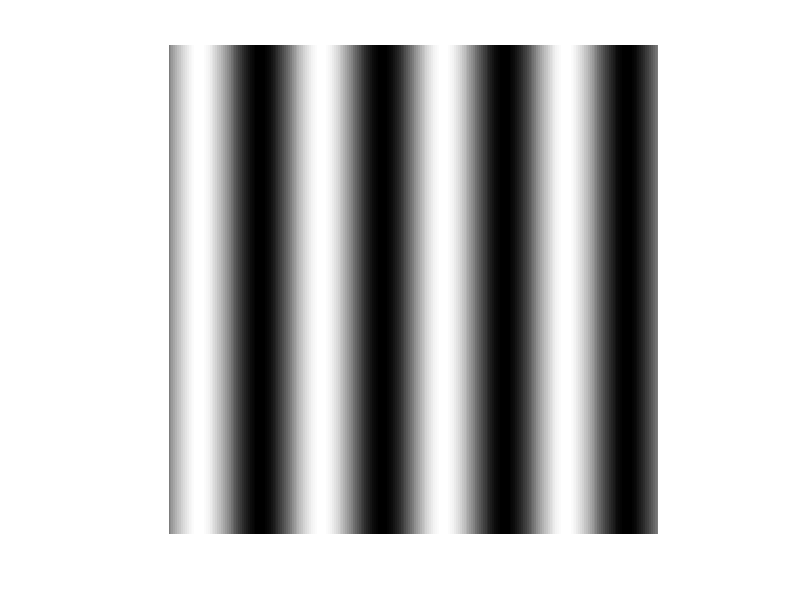

MATLAB code for this plot:
close all;

img = zeros(256,256);
[H, W] = size(img);
for y = 1:H
    for x = 1:W
        img(y,x) = sin(2 * pi / (256 / 4) * x)  + 1;
    end
end

imshow(img,[0 2]); %スケーリング